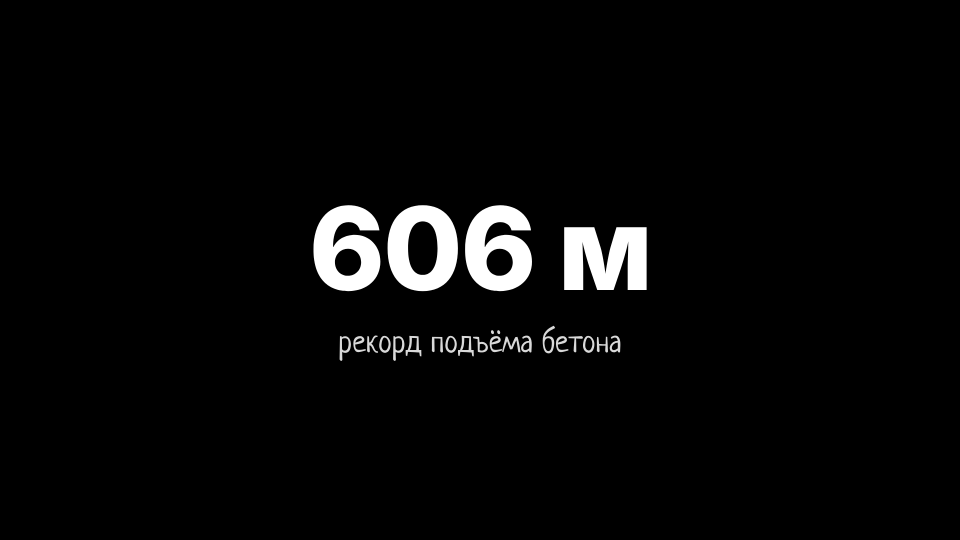
#> input picture ru_geo/building_height/card_big_13.png, 1920 x 1080 px, given in place of burj_lookdown.jpg, which was not available (shown at 1/2 size)
$ python make_cover.py out.png
#> lines starting #> are read from the running program, lines starting #| are printed output that depends on the picture
# Обложка «Как высоко можно построить?»: вид вниз с Бурдж-Халифы (J. Baikovicius, CC BY-SA 2.0). python3 make_cover.py cover.jpg
from PIL import Image, ImageDraw, ImageFont, ImageEnhance
import numpy as np, sys
W,H=1280,720; F='/usr/share/fonts/opentype/inter/'
im=Image.open('archive/broll/burj_lookdown.jpg').convert('RGB')
#> im is the input picture: PIL image 1920x1080 RGB; min 0, max 255, mean 8.2
h=int(1920*9/16); c=im.crop((0,(im.height-h)//2,1920,(im.height-h)//2+h)).resize((W,H),Image.LANCZOS)
#> after `c = im.crop((0, (im.height - h) // 2, 1920, (im.height - h) // 2 + h))`:
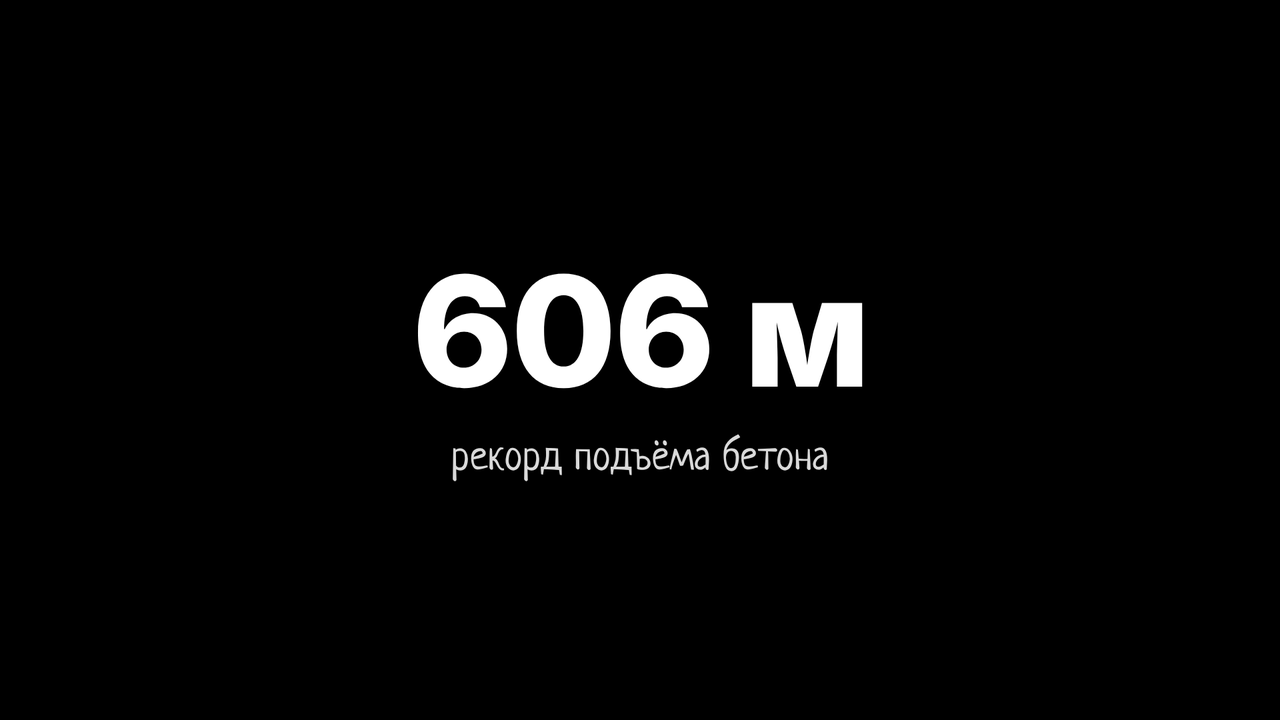
#> c: PIL image 1280x720 RGB; min 0, max 255, mean 8.2
c=ImageEnhance.Brightness(ImageEnhance.Contrast(ImageEnhance.Color(c).enhance(1.6)).enhance(1.25)).enhance(1.1)
a=np.asarray(c).astype(np.float32)
yy,xx=np.mgrid[0:H,0:W]; v=1-0.55*np.clip(1-np.hypot((xx-W*0.62)/W,(yy-H*0.6)/H)*1.6,0,1)   # затемнение по краям
dark=np.clip(1-0.55*np.clip((700-xx)/700,0,1)*np.clip((560-yy)/560,0,1)*1.6,0.25,1)      # левый верх под текст
a*= (dark*(0.75+0.25*(1-v)))[...,None]
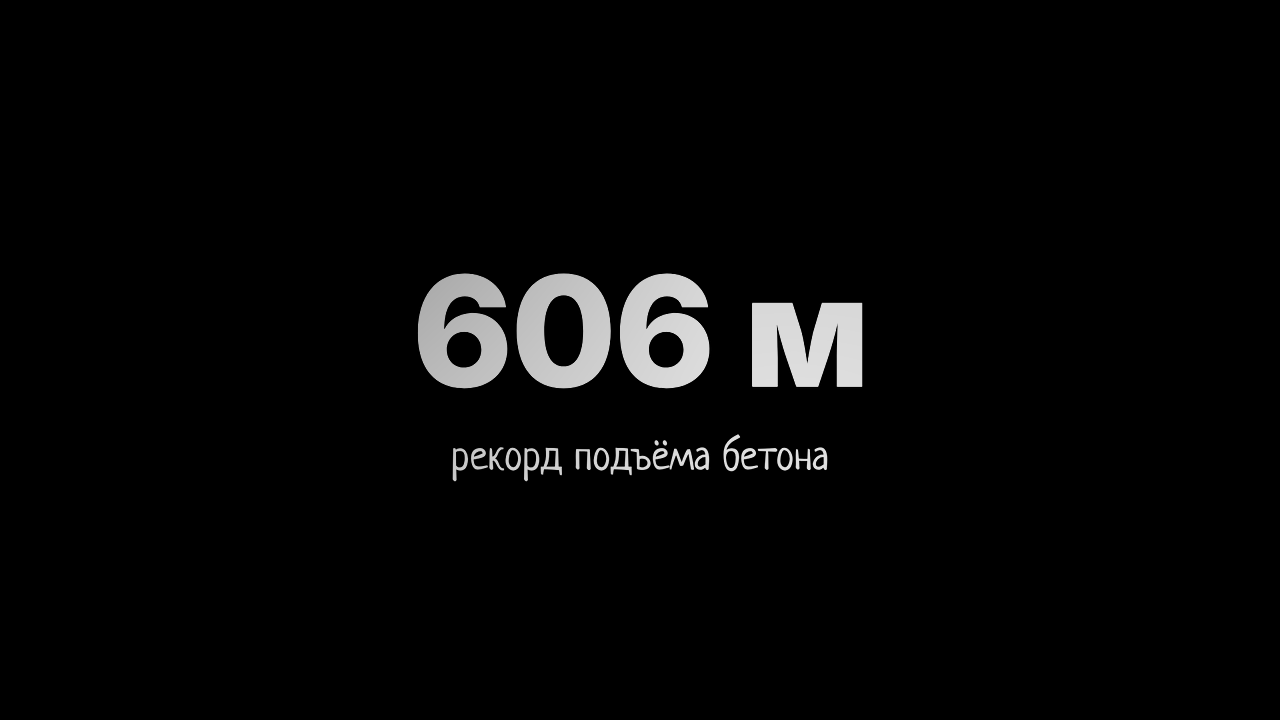
#> a: shape (720, 1280, 3) float32; min 0, max 225, mean 6.8
c=Image.fromarray(a.clip(0,255).astype(np.uint8))
d=ImageDraw.Draw(c)
def st(xy,t,f,col,sw=10): d.text(xy,t,font=f,fill=col,stroke_width=sw,stroke_fill=(0,0,0))
st((40,30),'ПОЧЕМУ',ImageFont.truetype(F+'Inter-Black.otf',150),(255,255,255),11)
st((40,200),'НЕ ВЫШЕ?',ImageFont.truetype(F+'Inter-Black.otf',150),(255,214,0),11)
f2=ImageFont.truetype(F+'Inter-Black.otf',48); t='ПОД НОГАМИ ПОЛКИЛОМЕТРА'
bb=d.textbbox((0,0),t,font=f2)
#> bb = (0, 11, 783, 55)
d.rounded_rectangle((44,400,44+bb[2]+44,400+bb[3]+30),12,fill=(228,32,32)); d.text((66,408),t,font=f2,fill=(255,255,255))
c.save(sys.argv[1],quality=93)
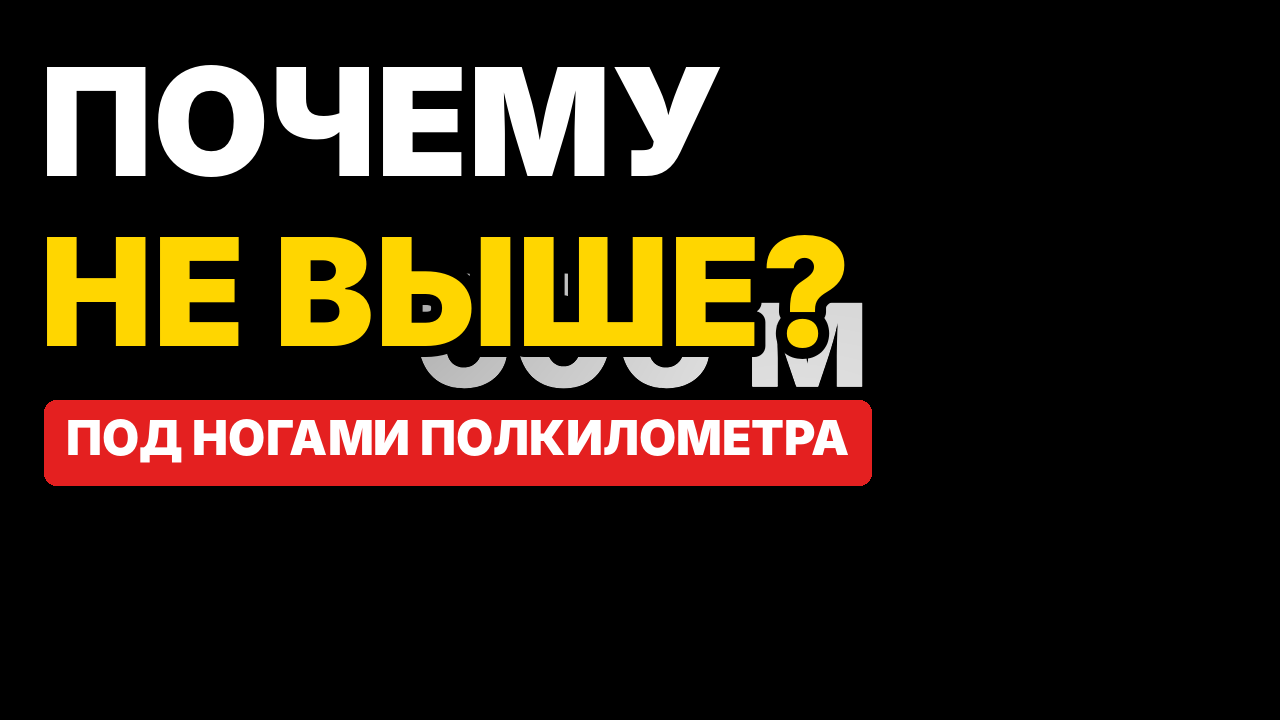
#> saved as out.png: PIL image 1280x720 RGB; mean R, G, B 47.2, 33.2, 21
